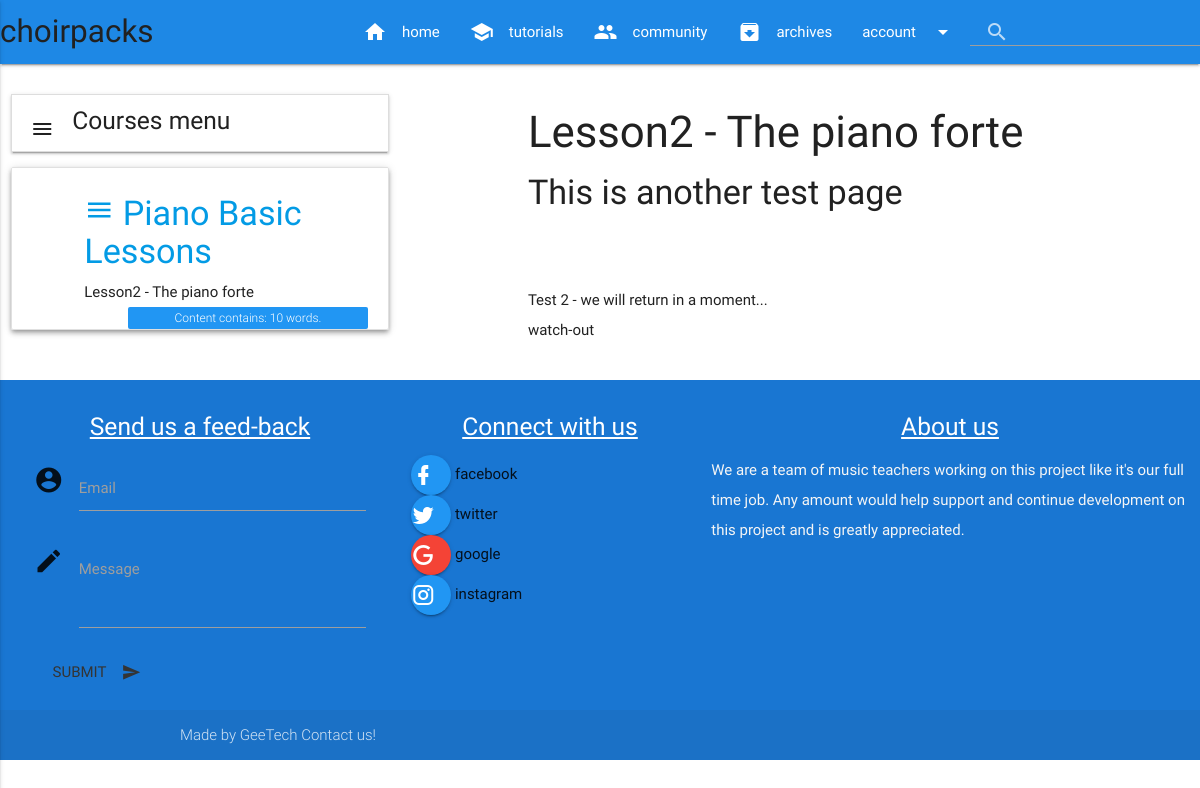
Page /courses/1/2/ on the committed database.
### courses/models.py (models this page shows, shortened)
class Step(models.Model):
	title = models.CharField(max_length=255)
	description = models.TextField()
	content = models.TextField(blank=True, default='')
	order = models.IntegerField(default=0)
	course = models.ForeignKey(Course)
	class Meta:
		ordering = ['order',]

class Course(models.Model):
	created_at = models.DateTimeField(auto_now_add=True)
	title = models.CharField(max_length=255)
	description = models.TextField()
	topic_img = models.ImageField(upload_to='media/topic_img')

### courses/views.py (the view)
# urls.py: url(r'(?P<course_pk>\d+)/(?P<step_pk>\d+)/$', views.step_detail, name="step_detail" ),
def step_detail(request, course_pk, step_pk):
	step = get_object_or_404(Step, course_id=course_pk, pk=step_pk)
	return render(request, 'courses/step_detail.html', {'step': step})

### courses/templatetags/course_extras.py (called while the page is built)
@register.inclusion_tag('courses/course_nav.html')
def nav_courses_list():
	courses = Course.objects.all()
	return {'courses': courses}

@register.filter('time_estimate')
def time_estimate(word_count):
	minutes = round(word_count/20)
	return minutes

### courses/templates/courses/step_detail.html (shortened to what this page needs)
{% extends "layout.html" %}
{% load course_extras %}
{% block content %}
{% include "navbar.html" %}
<br>
      <div class="container-fluid">
        <div class="row">
          <div class="col s12 m5 l4">
          <ul class="collapsible" data-collapsible="accordion">
            <li>
              <div class="collapsible-header">
                <h5>Courses menu <i class="material-icons circle">menu</i></h5>
			  </div>
            </li>
          </ul>
			  <ul class="z-depth-2 collection">
				<li class="collection-item avatar">
				  <span class="title">
				  <h4><a href="{% url 'courses:course_detail' pk=step.course.pk %}">
				  <i class="small material-icons block ">menu</i>
					  {{ step.course.title }}</a></h4></span>
				  <h6>{{ step.title }}</h6>
					{% with cont=step.content %}
					<span class="new badge blue">Content contains: {{ cont|wordcount }} words.
					<br>Estimated time to complete: {{ cont|wordcount|time_estimate }} minute{{ cont|wordcount|time_estimate|pluralize }}</span>
					{% endwith %}
				</li>
			  </ul>
	     </div>
	  <div class="col s12 m7 l8">
		 <div class="container">
			<article>
			 <h3>{{ step.title }}</h3>
			 <h4>{{ step.description }}</h4>
				<br><br>
				{% with con=step.content %}
			    <p>{{ con|linebreaks }}</p>
				{% endwith %}
			</article>
		 </div>
	  </div>
    </div>
  </div>
{% endblock %}

### static/css/style.css (style rules this page uses)
p { line-height: 2rem; }

### rows in the picture
Step: course "Piano Basic Lessons", title "Lesson2 - The piano forte", content "10", description "This is another test page", content "Test 2 - we will return in a moment... watch-out"
